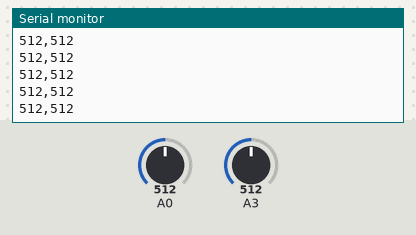
A sketch run on a simulated Arduino Uno, built with avr-gcc and run on an emulated ATmega328P. On the bench: the last lines printed to the serial monitor. Inputs (shaded band) come from the test bench; at power-on: A0 = 512, A3 = 512.

Above: at 1.2 s.
1.3 s: A0 set to 989
At 1.9 s:
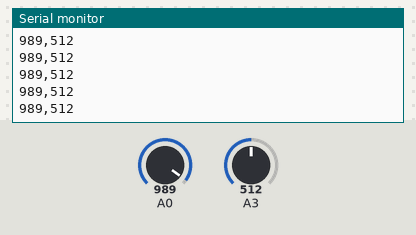
2.8 s: A0 set to 1012
At 3.4 s:
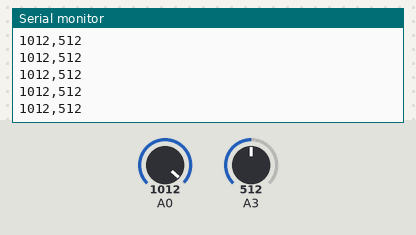
Timing chart, 0 to 5.8 s (numbered marks = the images above; inputs shaded):
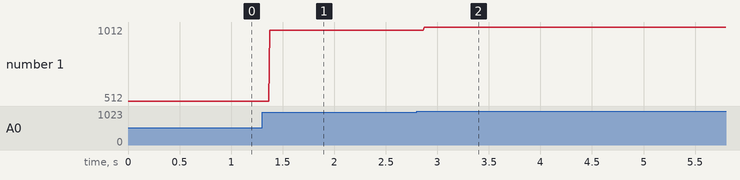

The sketch:

debug.ino
```cpp
void setup() {
  Serial.begin(9600);
}

int newV1;
int newV2;


void loop() {
  newV1 = analogRead(A0);
  Serial.print(newV1);
  Serial.print(",");
  newV2 = analogRead(A3);
  Serial.println(newV2);
}
```

Measured:
- after the input at 1.3 s, the serial monitor: prints a new line after 0.08 s (image 1)
- after the input at 2.8 s, the serial monitor: prints a new line after 0.07 s (image 2)
- plotted number 1: 512 → 989 after the input at 1.3 s, 989 → 1012 after the input at 2.8 s
